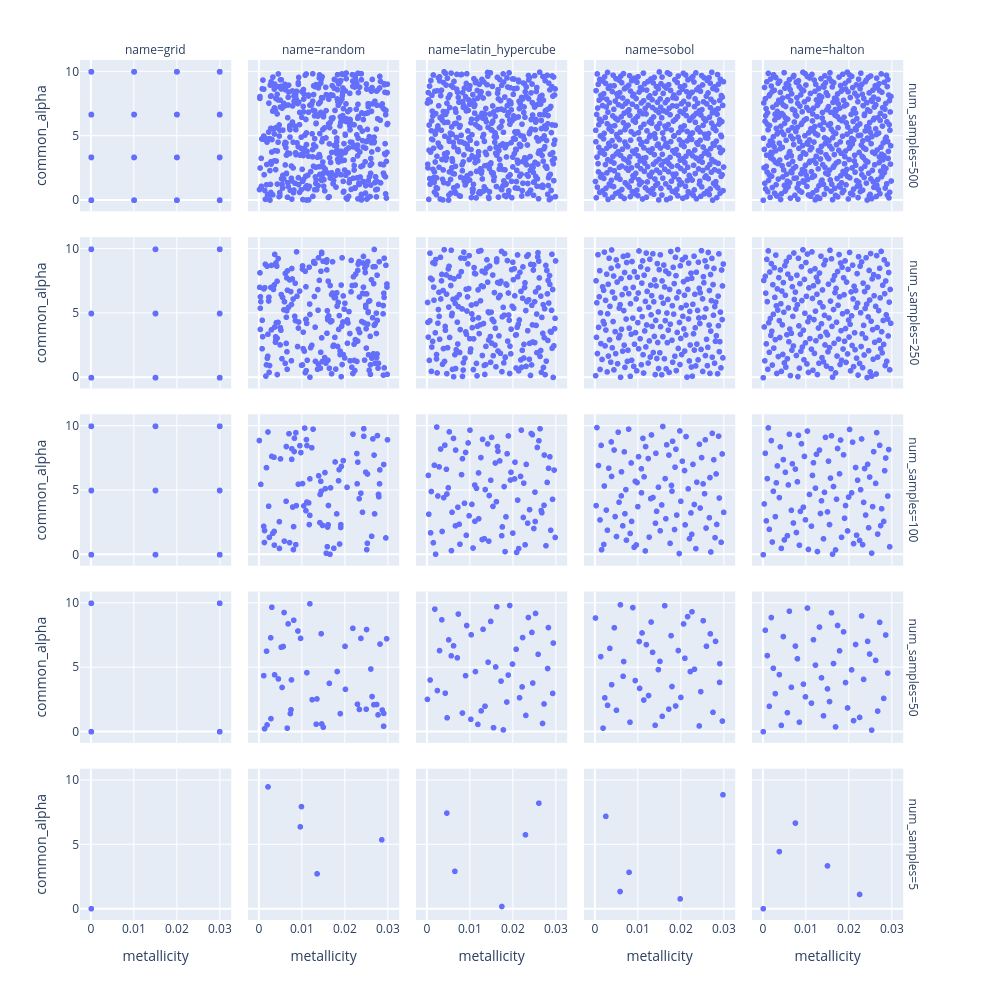

The notebook cell this image was saved under:
### Code cell
fig = px.scatter(
    compare_df,
    x="metallicity", 
    y="common_alpha",
    facet_row="num_samples",
    facet_col="name",
    width=1000,
    height=1000,
)
fig.show()

### Figure 1 — Plotly figure (JSON) as saved in the notebook; plotly's stock layout.template omitted (floating-point values rounded to 4 significant figures; data arrays with more than 128 entries replaced by an {"elided": "..."} marker saying what was removed)
{"data": [{"hovertemplate": "num_samples=500<br>name=grid<br>metallicity=%{x}<br>common_alpha=%{y}<extra></extra>", "legendgroup": "", "marker": {"color": "#636efa", "symbol": "circle"}, "mode": "markers", "name": "", "showlegend": false, "type": "scattergl", "x": {"elided": "256 float values"}, "xaxis": "x21", "y": {"elided": "256 float values"}, "yaxis": "y21"}, {"hovertemplate": "num_samples=500<br>name=random<br>metallicity=%{x}<br>common_alpha=%{y}<extra></extra>", "legendgroup": "", "marker": {"color": "#636efa", "symbol": "circle"}, "mode": "markers", "name": "", "showlegend": false, "type": "scattergl", "x": {"elided": "500 float values"}, "xaxis": "x22", "y": {"elided": "500 float values"}, "yaxis": "y22"}, {"hovertemplate": "num_samples=500<br>name=latin_hypercube<br>metallicity=%{x}<br>common_alpha=%{y}<extra></extra>", "legendgroup": "", "marker": {"color": "#636efa", "symbol": "circle"}, "mode": "markers", "name": "", "showlegend": false, "type": "scattergl", "x": {"elided": "500 float values"}, "xaxis": "x23", "y": {"elided": "500 float values"}, "yaxis": "y23"}, {"hovertemplate": "num_samples=500<br>name=sobol<br>metallicity=%{x}<br>common_alpha=%{y}<extra></extra>", "legendgroup": "", "marker": {"color": "#636efa", "symbol": "circle"}, "mode": "markers", "name": "", "showlegend": false, "type": "scattergl", "x": {"elided": "500 float values"}, "xaxis": "x24", "y": {"elided": "500 float values"}, "yaxis": "y24"}, {"hovertemplate": "num_samples=500<br>name=halton<br>metallicity=%{x}<br>common_alpha=%{y}<extra></extra>", "legendgroup": "", "marker": {"color": "#636efa", "symbol": "circle"}, "mode": "markers", "name": "", "showlegend": false, "type": "scattergl", "x": {"elided": "500 float values"}, "xaxis": "x25", "y": {"elided": "500 float values"}, "yaxis": "y25"}, {"hovertemplate": "num_samples=250<br>name=grid<br>metallicity=%{x}<br>common_alpha=%{y}<extra></extra>", "legendgroup": "", "marker": {"color": "#636efa", "symbol": "circle"}, "mode": "markers", "name": "", "showlegend": false, "type": "scattergl", "x": [0.0001, 0.0001, 0.0001, 0.0001, 0.0001, 0.0001, 0.0001, 0.0001, 0.0001, 0.01505, 0.01505, 0.01505, 0.01505, 0.01505, 0.01505, 0.01505, 0.01505, 0.01505, 0.03, 0.03, 0.03, 0.03, 0.03, 0.03, 0.03, 0.03, 0.03, 0.0001, 0.0001, 0.0001, 0.0001, 0.0001, 0.0001, 0.0001, 0.0001, 0.0001, 0.01505, 0.01505, 0.01505, 0.01505, 0.01505, 0.01505, 0.01505, 0.01505, 0.01505, 0.03, 0.03, 0.03, 0.03, 0.03, 0.03, 0.03, 0.03, 0.03, 0.0001, 0.0001, 0.0001, 0.0001, 0.0001, 0.0001, 0.0001, 0.0001, 0.0001, 0.01505, 0.01505, 0.01505, 0.01505, 0.01505, 0.01505, 0.01505, 0.01505, 0.01505, 0.03, 0.03, 0.03, 0.03, 0.03, 0.03, 0.03, 0.03, 0.03], "xaxis": "x16", "y": [0.0, 0.0, 0.0, 0.0, 0.0, 0.0, 0.0, 0.0, 0.0, 0.0, 0.0, 0.0, 0.0, 0.0, 0.0, 0.0, 0.0, 0.0, 0.0, 0.0, 0.0, 0.0, 0.0, 0.0, 0.0, 0.0, 0.0, 5.0, 5.0, 5.0, 5.0, 5.0, 5.0, 5.0, 5.0, 5.0, 5.0, 5.0, 5.0, 5.0, 5.0, 5.0, 5.0, 5.0, 5.0, 5.0, 5.0, 5.0, 5.0, 5.0, 5.0, 5.0, 5.0, 5.0, 10.0, 10.0, 10.0, 10.0, 10.0, 10.0, 10.0, 10.0, 10.0, 10.0, 10.0, 10.0, 10.0, 10.0, 10.0, 10.0, 10.0, 10.0, 10.0, 10.0, 10.0, 10.0, 10.0, 10.0, 10.0, 10.0, 10.0], "yaxis": "y16"}, {"hovertemplate": "num_samples=250<br>name=random<br>metallicity=%{x}<br>common_alpha=%{y}<extra></extra>", "legendgroup": "", "marker": {"color": "#636efa", "symbol": "circle"}, "mode": "markers", "name": "", "showlegend": false, "type": "scattergl", "x": {"elided": "250 float values"}, "xaxis": "x17", "y": {"elided": "250 float values"}, "yaxis": "y17"}, {"hovertemplate": "num_samples=250<br>name=latin_hypercube<br>metallicity=%{x}<br>common_alpha=%{y}<extra></extra>", "legendgroup": "", "marker": {"color": "#636efa", "symbol": "circle"}, "mode": "markers", "name": "", "showlegend": false, "type": "scattergl", "x": {"elided": "250 float values"}, "xaxis": "x18", "y": {"elided": "250 float values"}, "yaxis": "y18"}, {"hovertemplate": "num_samples=250<br>name=sobol<br>metallicity=%{x}<br>common_alpha=%{y}<extra></extra>", "legendgroup": "", "marker": {"color": "#636efa", "symbol": "circle"}, "mode": "markers", "name": "", "showlegend": false, "type": "scattergl", "x": {"elided": "250 float values"}, "xaxis": "x19", "y": {"elided": "250 float values"}, "yaxis": "y19"}, {"hovertemplate": "num_samples=250<br>name=halton<br>metallicity=%{x}<br>common_alpha=%{y}<extra></extra>", "legendgroup": "", "marker": {"color": "#636efa", "symbol": "circle"}, "mode": "markers", "name": "", "showlegend": false, "type": "scattergl", "x": {"elided": "250 float values"}, "xaxis": "x20", "y": {"elided": "250 float values"}, "yaxis": "y20"}, {"hovertemplate": "num_samples=100<br>name=grid<br>metallicity=%{x}<br>common_alpha=%{y}<extra></extra>", "legendgroup": "", "marker": {"color": "#636efa", "symbol": "circle"}, "mode": "markers", "name": "", "showlegend": false, "type": "scattergl", "x": [0.0001, 0.0001, 0.0001, 0.0001, 0.0001, 0.0001, 0.0001, 0.0001, 0.0001, 0.01505, 0.01505, 0.01505, 0.01505, 0.01505, 0.01505, 0.01505, 0.01505, 0.01505, 0.03, 0.03, 0.03, 0.03, 0.03, 0.03, 0.03, 0.03, 0.03, 0.0001, 0.0001, 0.0001, 0.0001, 0.0001, 0.0001, 0.0001, 0.0001, 0.0001, 0.01505, 0.01505, 0.01505, 0.01505, 0.01505, 0.01505, 0.01505, 0.01505, 0.01505, 0.03, 0.03, 0.03, 0.03, 0.03, 0.03, 0.03, 0.03, 0.03, 0.0001, 0.0001, 0.0001, 0.0001, 0.0001, 0.0001, 0.0001, 0.0001, 0.0001, 0.01505, 0.01505, 0.01505, 0.01505, 0.01505, 0.01505, 0.01505, 0.01505, 0.01505, 0.03, 0.03, 0.03, 0.03, 0.03, 0.03, 0.03, 0.03, 0.03], "xaxis": "x11", "y": [0.0, 0.0, 0.0, 0.0, 0.0, 0.0, 0.0, 0.0, 0.0, 0.0, 0.0, 0.0, 0.0, 0.0, 0.0, 0.0, 0.0, 0.0, 0.0, 0.0, 0.0, 0.0, 0.0, 0.0, 0.0, 0.0, 0.0, 5.0, 5.0, 5.0, 5.0, 5.0, 5.0, 5.0, 5.0, 5.0, 5.0, 5.0, 5.0, 5.0, 5.0, 5.0, 5.0, 5.0, 5.0, 5.0, 5.0, 5.0, 5.0, 5.0, 5.0, 5.0, 5.0, 5.0, 10.0, 10.0, 10.0, 10.0, 10.0, 10.0, 10.0, 10.0, 10.0, 10.0, 10.0, 10.0, 10.0, 10.0, 10.0, 10.0, 10.0, 10.0, 10.0, 10.0, 10.0, 10.0, 10.0, 10.0, 10.0, 10.0, 10.0], "yaxis": "y11"}, {"hovertemplate": "num_samples=100<br>name=random<br>metallicity=%{x}<br>common_alpha=%{y}<extra></extra>", "legendgroup": "", "marker": {"color": "#636efa", "symbol": "circle"}, "mode": "markers", "name": "", "showlegend": false, "type": "scattergl", "x": [0.00352, 0.00045, 0.01922, 0.00011, 0.01965, 0.02761, 0.02192, 0.00765, 0.01262, 0.02375, 0.01048, 0.02335, 0.01067, 0.01232, 0.02443, 0.01905, 0.02786, 0.00702, 0.01188, 0.0162, 0.01776, 0.02794, 0.00716, 0.00325, 0.02626, 0.01856, 0.01442, 0.02303, 0.00245, 0.0086, 0.00479, 0.0281, 0.00639, 0.02413, 0.02526, 0.00823, 0.00113, 0.02817, 0.01483, 0.00862, 0.01452, 0.01161, 0.00178, 0.0036, 0.00809, 0.00768, 0.01612, 0.01173, 0.00954, 0.01656, 0.02995, 0.00477, 0.01868, 0.01568, 0.00787, 0.0112, 0.00132, 0.0188, 0.01426, 0.02053, 0.01123, 0.00212, 0.02529, 0.00129, 0.01601, 0.02442, 0.01593, 0.01539, 0.01909, 0.01017, 0.02956, 0.01392, 0.00593, 0.00828, 0.01108, 0.02289, 0.00504, 0.00804, 0.00228, 0.01097, 0.01669, 0.01118, 0.02282, 0.01421, 0.02682, 0.00919, 0.01812, 0.02907, 0.00978, 0.01746, 0.00872, 0.01187, 0.01547, 0.00301, 0.02488, 0.00634, 0.02695, 0.02512, 0.02655, 0.00357], "xaxis": "x12", "y": [7.587, 5.479, 6.873, 8.891, 7.327, 9.277, 9.389, 7.426, 9.778, 4.79, 3.798, 4.362, 9.86, 8.33, 9.811, 2.122, 4.698, 9.422, 5.905, 3.832, 7.222, 4.515, 0.9362, 1.667, 1.434, 5.759, 5.715, 7.208, 1.347, 0.785, 0.4885, 5.518, 8.421, 3.306, 0.8891, 8.035, 2.208, 6.603, 2.279, 9.501, 4.94, 4.036, 6.777, 0.7469, 2.184, 8.249, 2.335, 2.344, 8.492, 0.03367, 8.945, 2.57, 6.623, 0.1152, 3.711, 8.499, 1.881, 0.8345, 4.691, 5.247, 4.087, 9.555, 6.284, 0.95, 2.154, 9.221, 0.6244, 6.395, 2.341, 5.537, 1.31, 6.146, 1.058, 9.073, 8.961, 5.521, 7.46, 0.3987, 3.773, 3.423, 5.204, 4.103, 7.878, 2.498, 7.758, 5.492, 3.18, 7.024, 7.955, 0.5017, 3.82, 3.063, 5.14, 7.656, 6.429, 4.161, 3.179, 0.3925, 9.016, 1.816], "yaxis": "y12"}, {"hovertemplate": "num_samples=100<br>name=latin_hypercube<br>metallicity=%{x}<br>common_alpha=%{y}<extra></extra>", "legendgroup": "", "marker": {"color": "#636efa", "symbol": "circle"}, "mode": "markers", "name": "", "showlegend": false, "type": "scattergl", "x": [0.02926, 0.01115, 0.02523, 0.01488, 0.00523, 0.00665, 0.02114, 0.01358, 0.00174, 0.00455, 0.00045, 0.01799, 0.01508, 0.01842, 0.02571, 0.02663, 0.01959, 0.00419, 0.0062, 0.00151, 0.01415, 0.00087, 0.00256, 0.02246, 0.01297, 0.00918, 0.01869, 0.00392, 0.01593, 0.00722, 0.02001, 0.01442, 0.01946, 0.02089, 0.01821, 0.00586, 0.01619, 0.01258, 0.00035, 0.00103, 0.00572, 0.02609, 0.0243, 0.01898, 0.02052, 0.02833, 0.02801, 0.01539, 0.02491, 0.01644, 0.00876, 0.00355, 0.00286, 0.02287, 0.01743, 0.00807, 0.00204, 0.01757, 0.02678, 0.02773, 0.02635, 0.02256, 0.02988, 0.01287, 0.00961, 0.01118, 0.00902, 0.01451, 0.02391, 0.01203, 0.01156, 0.02864, 0.02457, 0.01656, 0.01337, 0.02963, 0.02199, 0.0077, 0.01208, 0.02138, 0.02314, 0.00499, 0.02182, 0.0032, 0.00829, 0.01048, 0.02728, 0.02347, 0.0023, 0.00983, 0.0067, 0.00753, 0.02735, 0.02042, 0.02517, 0.01004, 0.01697, 0.02884, 0.01075, 0.00467], "xaxis": "x13", "y": [4.311, 5.424, 2.586, 5.799, 9.564, 2.247, 4.25, 5.073, 6.968, 6.649, 3.153, 5.303, 9.133, 2.946, 8.352, 3.442, 6.421, 8.53, 9.057, 0.9314, 8.625, 1.702, 4.572, 2.899, 8.981, 1.513, 7.862, 4.44, 7.142, 3.699, 1.684, 1.056, 5.815, 0.1767, 0.2407, 3.3, 4.128, 7.565, 6.176, 4.923, 0.3187, 8.874, 9.437, 9.25, 7.205, 6.73, 5.631, 3.76, 2.04, 8.422, 4.004, 1.809, 6.839, 0.7705, 1.478, 6.237, 0.03712, 2.165, 3.27, 0.6979, 9.809, 5.574, 1.342, 1.18, 8.702, 2.6, 7.963, 4.608, 3.509, 6.366, 5.17, 7.624, 9.347, 8.06, 1.244, 6.588, 9.702, 0.816, 2.797, 0.4773, 7.033, 5.21, 6.096, 8.226, 7.477, 3.92, 3.847, 2.456, 9.94, 3.032, 8.149, 2.37, 7.76, 5.901, 4.873, 9.699, 7.303, 1.905, 0.5199, 4.728], "yaxis": "y13"}, {"hovertemplate": "num_samples=100<br>name=sobol<br>metallicity=%{x}<br>common_alpha=%{y}<extra></extra>", "legendgroup": "", "marker": {"color": "#636efa", "symbol": "circle"}, "mode": "markers", "name": "", "showlegend": false, "type": "scattergl", "x": [0.00615, 0.01725, 0.02941, 0.01083, 0.01411, 0.0252, 0.02238, 0.00382, 0.00155, 0.02036, 0.02315, 0.01181, 0.00855, 0.02734, 0.01521, 0.00389, 0.00504, 0.01637, 0.02666, 0.00786, 0.013, 0.02434, 0.01965, 0.00084, 0.00267, 0.02123, 0.02589, 0.0148, 0.00965, 0.02823, 0.01796, 0.00686, 0.00735, 0.01867, 0.02897, 0.01017, 0.01437, 0.02571, 0.02102, 0.00221, 0.0003, 0.01887, 0.02352, 0.01243, 0.00822, 0.0268, 0.01653, 0.00543, 0.00472, 0.01582, 0.02798, 0.0094, 0.01175, 0.02284, 0.02002, 0.00146, 0.00292, 0.02173, 0.02452, 0.01319, 0.01085, 0.02965, 0.01752, 0.0062, 0.0065, 0.01784, 0.03, 0.01119, 0.01353, 0.02485, 0.02203, 0.00323, 0.0012, 0.01978, 0.02256, 0.01146, 0.00914, 0.0277, 0.01557, 0.00448, 0.00563, 0.01672, 0.02701, 0.00845, 0.01264, 0.02374, 0.01906, 0.00048, 0.00208, 0.02088, 0.02554, 0.01421, 0.01001, 0.02882, 0.01855, 0.00722, 0.007, 0.01809, 0.02838, 0.00982], "xaxis": "x14", "y": [4.579, 7.76, 0.9668, 6.692, 2.451, 5.515, 3.253, 8.783, 0.3862, 7.283, 3.91, 8.419, 2.594, 9.452, 1.86, 6.096, 1.415, 5.924, 2.881, 9.778, 4.365, 8.601, 0.0888, 6.947, 3.472, 9.197, 2.074, 5.255, 0.7579, 6.288, 4.946, 8.01, 1.133, 6.819, 4.413, 7.634, 3.38, 8.948, 2.324, 5.349, 3.822, 8.214, 0.474, 7.488, 1.655, 6.008, 2.799, 9.54, 2.969, 9.983, 1.328, 5.72, 0.2937, 7.034, 4.16, 8.513, 1.908, 5.128, 3.638, 9.324, 4.819, 7.844, 0.885, 6.454, 2.248, 5.395, 3.299, 9.058, 4.455, 7.563, 1.248, 6.734, 2.708, 9.639, 1.588, 6.063, 0.5798, 7.394, 3.874, 8.154, 4.084, 8.559, 0.2126, 7.144, 1.369, 5.649, 3.084, 9.898, 0.7938, 6.553, 4.752, 7.899, 3.744, 9.23, 1.96, 5.068, 3.191, 8.833, 2.355, 5.619], "yaxis": "y14"}, {"hovertemplate": "num_samples=100<br>name=halton<br>metallicity=%{x}<br>common_alpha=%{y}<extra></extra>", "legendgroup": "", "marker": {"color": "#636efa", "symbol": "circle"}, "mode": "markers", "name": "", "showlegend": false, "type": "scattergl", "x": [0.0001, 0.01505, 0.00758, 0.02252, 0.00384, 0.01879, 0.01131, 0.02626, 0.00197, 0.01692, 0.00944, 0.02439, 0.00571, 0.02066, 0.01318, 0.02813, 0.00103, 0.01598, 0.00851, 0.02346, 0.00477, 0.01972, 0.01225, 0.0272, 0.0029, 0.01785, 0.01038, 0.02533, 0.00664, 0.02159, 0.01412, 0.02907, 0.00057, 0.01552, 0.00804, 0.02299, 0.0043, 0.01925, 0.01178, 0.02673, 0.00244, 0.01739, 0.00991, 0.02486, 0.00617, 0.02112, 0.01365, 0.0286, 0.0015, 0.01645, 0.00898, 0.02393, 0.00524, 0.02019, 0.01271, 0.02766, 0.00337, 0.01832, 0.01085, 0.0258, 0.00711, 0.02206, 0.01458, 0.02953, 0.00033, 0.01528, 0.00781, 0.02276, 0.00407, 0.01902, 0.01155, 0.0265, 0.0022, 0.01715, 0.00968, 0.02463, 0.00594, 0.02089, 0.01341, 0.02836, 0.00127, 0.01622, 0.00874, 0.02369, 0.00501, 0.01996, 0.01248, 0.02743, 0.00314, 0.01809, 0.01061, 0.02556, 0.00687, 0.02182, 0.01435, 0.0293, 0.0008, 0.01575, 0.00828, 0.02323], "xaxis": "x15", "y": [0.0, 3.333, 6.667, 1.111, 4.444, 7.778, 2.222, 5.556, 8.889, 0.3704, 3.704, 7.037, 1.481, 4.815, 8.148, 2.593, 5.926, 9.259, 0.7407, 4.074, 7.407, 1.852, 5.185, 8.519, 2.963, 6.296, 9.63, 0.1235, 3.457, 6.79, 1.235, 4.568, 7.901, 2.346, 5.679, 9.012, 0.4938, 3.827, 7.16, 1.605, 4.938, 8.272, 2.716, 6.049, 9.383, 0.8642, 4.198, 7.531, 1.975, 5.309, 8.642, 3.086, 6.42, 9.753, 0.2469, 3.58, 6.914, 1.358, 4.691, 8.025, 2.469, 5.802, 9.136, 0.6173, 3.951, 7.284, 1.728, 5.062, 8.395, 2.84, 6.173, 9.506, 0.9877, 4.321, 7.654, 2.099, 5.432, 8.765, 3.21, 6.543, 9.877, 0.04115, 3.374, 6.708, 1.152, 4.486, 7.819, 2.263, 5.597, 8.93, 0.4115, 3.745, 7.078, 1.523, 4.856, 8.189, 2.634, 5.967, 9.3, 0.7819], "yaxis": "y15"}, {"hovertemplate": "num_samples=50<br>name=grid<br>metallicity=%{x}<br>common_alpha=%{y}<extra></extra>", "legendgroup": "", "marker": {"color": "#636efa", "symbol": "circle"}, "mode": "markers", "name": "", "showlegend": false, "type": "scattergl", "x": [0.0001, 0.0001, 0.0001, 0.0001, 0.03, 0.03, 0.03, 0.03, 0.0001, 0.0001, 0.0001, 0.0001, 0.03, 0.03, 0.03, 0.03], "xaxis": "x6", "y": [0.0, 0.0, 0.0, 0.0, 0.0, 0.0, 0.0, 0.0, 10.0, 10.0, 10.0, 10.0, 10.0, 10.0, 10.0, 10.0], "yaxis": "y6"}, {"hovertemplate": "num_samples=50<br>name=random<br>metallicity=%{x}<br>common_alpha=%{y}<extra></extra>", "legendgroup": "", "marker": {"color": "#636efa", "symbol": "circle"}, "mode": "markers", "name": "", "showlegend": false, "type": "scattergl", "x": [0.00587, 0.02016, 0.0054, 0.02508, 0.01241, 0.00191, 0.0091, 0.00971, 0.00114, 0.02745, 0.01641, 0.01499, 0.02499, 0.0052, 0.02006, 0.01462, 0.00812, 0.00366, 0.00281, 0.01451, 0.0066, 0.02607, 0.02905, 0.02296, 0.02775, 0.00276, 0.00748, 0.02341, 0.00759, 0.00681, 0.02873, 0.00455, 0.02974, 0.02189, 0.01188, 0.02821, 0.02376, 0.00302, 0.02677, 0.00133, 0.00734, 0.01335, 0.01824, 0.00567, 0.01896, 0.01352, 0.02909, 0.02636, 0.01117, 0.00179], "xaxis": "x7", "y": [9.281, 3.302, 3.446, 7.957, 2.494, 0.5305, 7.842, 7.267, 4.363, 2.119, 3.764, 0.3527, 1.752, 6.58, 6.646, 0.6028, 8.681, 4.43, 1.018, 7.629, 0.2765, 4.88, 0.4263, 2.141, 1.31, 7.315, 1.71, 1.733, 4.034, 8.396, 1.686, 4.111, 7.237, 8.049, 9.96, 6.825, 7.266, 9.691, 2.105, 0.2253, 1.41, 0.5861, 4.687, 6.634, 1.407, 2.55, 1.426, 2.737, 4.597, 6.271], "yaxis": "y7"}, {"hovertemplate": "num_samples=50<br>name=latin_hypercube<br>metallicity=%{x}<br>common_alpha=%{y}<extra></extra>", "legendgroup": "", "marker": {"color": "#636efa", "symbol": "circle"}, "mode": "markers", "name": "", "showlegend": false, "type": "scattergl", "x": [0.00013, 0.00348, 0.02305, 0.01131, 0.02693, 0.01487, 0.01727, 0.00186, 0.00245, 0.0223, 0.01861, 0.00471, 0.00733, 0.02944, 0.01033, 0.00508, 0.02591, 0.0293, 0.02728, 0.00428, 0.01994, 0.01628, 0.00295, 0.00621, 0.01895, 0.01265, 0.02364, 0.02812, 0.01025, 0.01188, 0.01308, 0.01781, 0.02218, 0.02158, 0.00708, 0.00927, 0.01602, 0.00901, 0.01354, 0.01552, 0.0193, 0.0283, 0.00828, 0.02446, 0.00075, 0.02079, 0.00568, 0.0253, 0.01426, 0.02466], "xaxis": "x8", "y": [2.518, 8.716, 1.267, 4.682, 0.6422, 8.589, 3.941, 9.545, 3.204, 7.33, 2.311, 1.08, 9.162, 6.903, 7.549, 7.152, 6.027, 2.983, 2.161, 3.001, 5.268, 9.726, 6.315, 6.688, 4.412, 1.622, 8.893, 4.92, 0.9653, 0.57, 7.975, 0.1402, 3.489, 2.644, 5.752, 8.268, 5.041, 4.362, 1.985, 0.3136, 9.828, 8.108, 1.455, 7.731, 4.025, 6.421, 5.907, 9.207, 5.417, 3.79], "yaxis": "y8"}, {"hovertemplate": "num_samples=50<br>name=sobol<br>metallicity=%{x}<br>common_alpha=%{y}<extra></extra>", "legendgroup": "", "marker": {"color": "#636efa", "symbol": "circle"}, "mode": "markers", "name": "", "showlegend": false, "type": "scattergl", "x": [0.01479, 0.02096, 0.02429, 0.00015, 0.00502, 0.02688, 0.01796, 0.01033, 0.00818, 0.01627, 0.02904, 0.00671, 0.00232, 0.02599, 0.0188, 0.0131, 0.0114, 0.02065, 0.02466, 0.00349, 0.00657, 0.02909, 0.01569, 0.00884, 0.01042, 0.01774, 0.02751, 0.00453, 0.00191, 0.02262, 0.02222, 0.01344, 0.01403, 0.0216, 0.02319, 0.00138, 0.00391, 0.0281, 0.01721, 0.01098, 0.0094, 0.01516, 0.02969, 0.00595, 0.00296, 0.02523, 0.02003, 0.01199, 0.0125, 0.01942], "xaxis": "x9", "y": [4.833, 5.72, 0.4476, 8.854, 1.672, 7.62, 3.517, 7.024, 0.741, 9.81, 3.837, 5.464, 2.637, 6.655, 2.003, 8.54, 2.464, 8.391, 3.119, 6.487, 4.313, 5.3, 1.198, 9.666, 3.373, 7.481, 1.508, 8.096, 0.2793, 9.336, 4.683, 6.181, 0.4976, 8.961, 4.863, 5.846, 3.662, 7.035, 1.758, 7.69, 3.982, 5.475, 0.8276, 9.879, 2.053, 8.646, 2.668, 6.781, 2.817, 6.319], "yaxis": "y9"}, {"hovertemplate": "num_samples=50<br>name=halton<br>metallicity=%{x}<br>common_alpha=%{y}<extra></extra>", "legendgroup": "", "marker": {"color": "#636efa", "symbol": "circle"}, "mode": "markers", "name": "", "showlegend": false, "type": "scattergl", "x": [0.0001, 0.01505, 0.00758, 0.02252, 0.00384, 0.01879, 0.01131, 0.02626, 0.00197, 0.01692, 0.00944, 0.02439, 0.00571, 0.02066, 0.01318, 0.02813, 0.00103, 0.01598, 0.00851, 0.02346, 0.00477, 0.01972, 0.01225, 0.0272, 0.0029, 0.01785, 0.01038, 0.02533, 0.00664, 0.02159, 0.01412, 0.02907, 0.00057, 0.01552, 0.00804, 0.02299, 0.0043, 0.01925, 0.01178, 0.02673, 0.00244, 0.01739, 0.00991, 0.02486, 0.00617, 0.02112, 0.01365, 0.0286, 0.0015, 0.01645], "xaxis": "x10", "y": [0.0, 3.333, 6.667, 1.111, 4.444, 7.778, 2.222, 5.556, 8.889, 0.3704, 3.704, 7.037, 1.481, 4.815, 8.148, 2.593, 5.926, 9.259, 0.7407, 4.074, 7.407, 1.852, 5.185, 8.519, 2.963, 6.296, 9.63, 0.1235, 3.457, 6.79, 1.235, 4.568, 7.901, 2.346, 5.679, 9.012, 0.4938, 3.827, 7.16, 1.605, 4.938, 8.272, 2.716, 6.049, 9.383, 0.8642, 4.198, 7.531, 1.975, 5.309], "yaxis": "y10"}, {"hovertemplate": "num_samples=5<br>name=grid<br>metallicity=%{x}<br>common_alpha=%{y}<extra></extra>", "legendgroup": "", "marker": {"color": "#636efa", "symbol": "circle"}, "mode": "markers", "name": "", "showlegend": false, "type": "scattergl", "x": [0.0001], "xaxis": "x", "y": [0.0], "yaxis": "y"}, {"hovertemplate": "num_samples=5<br>name=random<br>metallicity=%{x}<br>common_alpha=%{y}<extra></extra>", "legendgroup": "", "marker": {"color": "#636efa", "symbol": "circle"}, "mode": "markers", "name": "", "showlegend": false, "type": "scattergl", "x": [0.00992, 0.01356, 0.00213, 0.00964, 0.02862], "xaxis": "x2", "y": [7.948, 2.715, 9.485, 6.375, 5.364], "yaxis": "y2"}, {"hovertemplate": "num_samples=5<br>name=latin_hypercube<br>metallicity=%{x}<br>common_alpha=%{y}<extra></extra>", "legendgroup": "", "marker": {"color": "#636efa", "symbol": "circle"}, "mode": "markers", "name": "", "showlegend": false, "type": "scattergl", "x": [0.00465, 0.00652, 0.02608, 0.02296, 0.01746], "xaxis": "x3", "y": [7.444, 2.909, 8.217, 5.752, 0.1718], "yaxis": "y3"}, {"hovertemplate": "num_samples=5<br>name=sobol<br>metallicity=%{x}<br>common_alpha=%{y}<extra></extra>", "legendgroup": "", "marker": {"color": "#636efa", "symbol": "circle"}, "mode": "markers", "name": "", "showlegend": false, "type": "scattergl", "x": [0.00796, 0.02983, 0.01986, 0.00255, 0.00587], "xaxis": "x4", "y": [2.832, 8.87, 0.7621, 7.19, 1.339], "yaxis": "y4"}, {"hovertemplate": "num_samples=5<br>name=halton<br>metallicity=%{x}<br>common_alpha=%{y}<extra></extra>", "legendgroup": "", "marker": {"color": "#636efa", "symbol": "circle"}, "mode": "markers", "name": "", "showlegend": false, "type": "scattergl", "x": [0.0001, 0.01505, 0.00758, 0.02252, 0.00384], "xaxis": "x5", "y": [0.0, 3.333, 6.667, 1.111, 4.444], "yaxis": "y5"}], "layout": {"annotations": [{"font": {}, "showarrow": false, "text": "name=grid", "x": 0.09, "xanchor": "center", "xref": "paper", "y": 1, "yanchor": "bottom", "yref": "paper"}, {"font": {}, "showarrow": false, "text": "name=random", "x": 0.29, "xanchor": "center", "xref": "paper", "y": 1, "yanchor": "bottom", "yref": "paper"}, {"font": {}, "showarrow": false, "text": "name=latin_hypercube", "x": 0.49, "xanchor": "center", "xref": "paper", "y": 1, "yanchor": "bottom", "yref": "paper"}, {"font": {}, "showarrow": false, "text": "name=sobol", "x": 0.69, "xanchor": "center", "xref": "paper", "y": 1, "yanchor": "bottom", "yref": "paper"}, {"font": {}, "showarrow": false, "text": "name=halton", "x": 0.89, "xanchor": "center", "xref": "paper", "y": 1, "yanchor": "bottom", "yref": "paper"}, {"font": {}, "showarrow": false, "text": "num_samples=5", "textangle": 90, "x": 0.98, "xanchor": "left", "xref": "paper", "y": 0.088, "yanchor": "middle", "yref": "paper"}, {"font": {}, "showarrow": false, "text": "num_samples=50", "textangle": 90, "x": 0.98, "xanchor": "left", "xref": "paper", "y": 0.294, "yanchor": "middle", "yref": "paper"}, {"font": {}, "showarrow": false, "text": "num_samples=100", "textangle": 90, "x": 0.98, "xanchor": "left", "xref": "paper", "y": 0.5, "yanchor": "middle", "yref": "paper"}, {"font": {}, "showarrow": false, "text": "num_samples=250", "textangle": 90, "x": 0.98, "xanchor": "left", "xref": "paper", "y": 0.706, "yanchor": "middle", "yref": "paper"}, {"font": {}, "showarrow": false, "text": "num_samples=500", "textangle": 90, "x": 0.98, "xanchor": "left", "xref": "paper", "y": 0.912, "yanchor": "middle", "yref": "paper"}], "height": 1000, "legend": {"tracegroupgap": 0}, "margin": {"t": 60}, "width": 1000, "xaxis": {"anchor": "y", "domain": [0, 0.18], "title": {"text": "metallicity"}}, "xaxis10": {"anchor": "y10", "domain": [0.8, 0.98], "matches": "x", "showticklabels": false}, "xaxis11": {"anchor": "y11", "domain": [0, 0.18], "matches": "x", "showticklabels": false}, "xaxis12": {"anchor": "y12", "domain": [0.2, 0.38], "matches": "x", "showticklabels": false}, "xaxis13": {"anchor": "y13", "domain": [0.4, 0.58], "matches": "x", "showticklabels": false}, "xaxis14": {"anchor": "y14", "domain": [0.6, 0.78], "matches": "x", "showticklabels": false}, "xaxis15": {"anchor": "y15", "domain": [0.8, 0.98], "matches": "x", "showticklabels": false}, "xaxis16": {"anchor": "y16", "domain": [0, 0.18], "matches": "x", "showticklabels": false}, "xaxis17": {"anchor": "y17", "domain": [0.2, 0.38], "matches": "x", "showticklabels": false}, "xaxis18": {"anchor": "y18", "domain": [0.4, 0.58], "matches": "x", "showticklabels": false}, "xaxis19": {"anchor": "y19", "domain": [0.6, 0.78], "matches": "x", "showticklabels": false}, "xaxis2": {"anchor": "y2", "domain": [0.2, 0.38], "matches": "x", "title": {"text": "metallicity"}}, "xaxis20": {"anchor": "y20", "domain": [0.8, 0.98], "matches": "x", "showticklabels": false}, "xaxis21": {"anchor": "y21", "domain": [0, 0.18], "matches": "x", "showticklabels": false}, "xaxis22": {"anchor": "y22", "domain": [0.2, 0.38], "matches": "x", "showticklabels": false}, "xaxis23": {"anchor": "y23", "domain": [0.4, 0.58], "matches": "x", "showticklabels": false}, "xaxis24": {"anchor": "y24", "domain": [0.6, 0.78], "matches": "x", "showticklabels": false}, "xaxis25": {"anchor": "y25", "domain": [0.8, 0.98], "matches": "x", "showticklabels": false}, "xaxis3": {"anchor": "y3", "domain": [0.4, 0.58], "matches": "x", "title": {"text": "metallicity"}}, "xaxis4": {"anchor": "y4", "domain": [0.6, 0.78], "matches": "x", "title": {"text": "metallicity"}}, "xaxis5": {"anchor": "y5", "domain": [0.8, 0.98], "matches": "x", "title": {"text": "metallicity"}}, "xaxis6": {"anchor": "y6", "domain": [0, 0.18], "matches": "x", "showticklabels": false}, "xaxis7": {"anchor": "y7", "domain": [0.2, 0.38], "matches": "x", "showticklabels": false}, "xaxis8": {"anchor": "y8", "domain": [0.4, 0.58], "matches": "x", "showticklabels": false}, "xaxis9": {"anchor": "y9", "domain": [0.6, 0.78], "matches": "x", "showticklabels": false}, "yaxis": {"anchor": "x", "domain": [0, 0.176], "title": {"text": "common_alpha"}}, "yaxis10": {"anchor": "x10", "domain": [0.206, 0.382], "matches": "y", "showticklabels": false}, "yaxis11": {"anchor": "x11", "domain": [0.412, 0.588], "matches": "y", "title": {"text": "common_alpha"}}, "yaxis12": {"anchor": "x12", "domain": [0.412, 0.588], "matches": "y", "showticklabels": false}, "yaxis13": {"anchor": "x13", "domain": [0.412, 0.588], "matches": "y", "showticklabels": false}, "yaxis14": {"anchor": "x14", "domain": [0.412, 0.588], "matches": "y", "showticklabels": false}, "yaxis15": {"anchor": "x15", "domain": [0.412, 0.588], "matches": "y", "showticklabels": false}, "yaxis16": {"anchor": "x16", "domain": [0.618, 0.794], "matches": "y", "title": {"text": "common_alpha"}}, "yaxis17": {"anchor": "x17", "domain": [0.618, 0.794], "matches": "y", "showticklabels": false}, "yaxis18": {"anchor": "x18", "domain": [0.618, 0.794], "matches": "y", "showticklabels": false}, "yaxis19": {"anchor": "x19", "domain": [0.618, 0.794], "matches": "y", "showticklabels": false}, "yaxis2": {"anchor": "x2", "domain": [0, 0.176], "matches": "y", "showticklabels": false}, "yaxis20": {"anchor": "x20", "domain": [0.618, 0.794], "matches": "y", "showticklabels": false}, "yaxis21": {"anchor": "x21", "domain": [0.824, 1], "matches": "y", "title": {"text": "common_alpha"}}, "yaxis22": {"anchor": "x22", "domain": [0.824, 1], "matches": "y", "showticklabels": false}, "yaxis23": {"anchor": "x23", "domain": [0.824, 1], "matches": "y", "showticklabels": false}, "yaxis24": {"anchor": "x24", "domain": [0.824, 1], "matches": "y", "showticklabels": false}, "yaxis25": {"anchor": "x25", "domain": [0.824, 1], "matches": "y", "showticklabels": false}, "yaxis3": {"anchor": "x3", "domain": [0, 0.176], "matches": "y", "showticklabels": false}, "yaxis4": {"anchor": "x4", "domain": [0, 0.176], "matches": "y", "showticklabels": false}, "yaxis5": {"anchor": "x5", "domain": [0, 0.176], "matches": "y", "showticklabels": false}, "yaxis6": {"anchor": "x6", "domain": [0.206, 0.382], "matches": "y", "title": {"text": "common_alpha"}}, "yaxis7": {"anchor": "x7", "domain": [0.206, 0.382], "matches": "y", "showticklabels": false}, "yaxis8": {"anchor": "x8", "domain": [0.206, 0.382], "matches": "y", "showticklabels": false}, "yaxis9": {"anchor": "x9", "domain": [0.206, 0.382], "matches": "y", "showticklabels": false}}}
